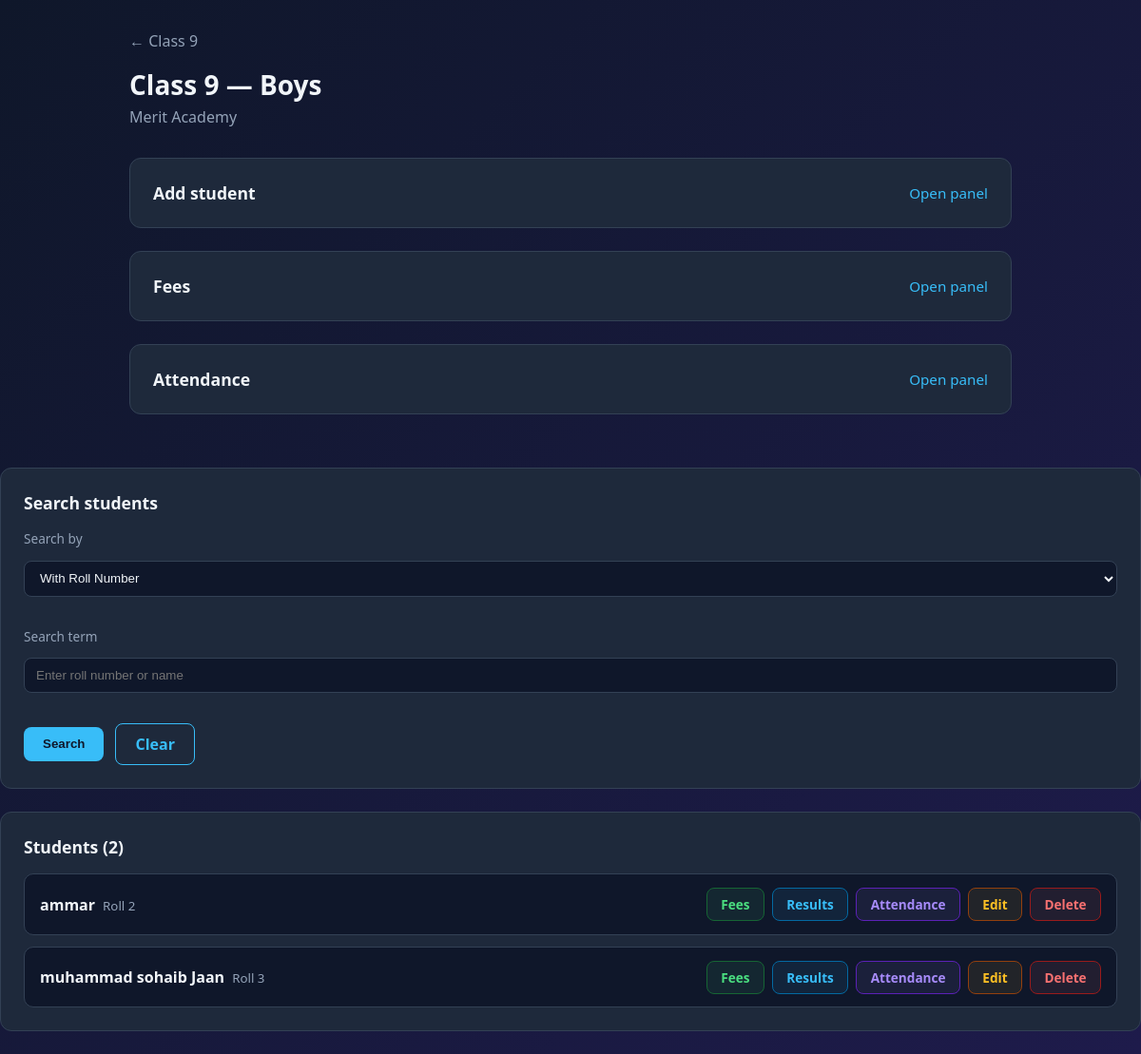
Before: /principal/class/9/boys/ (signed in) with the older database file.
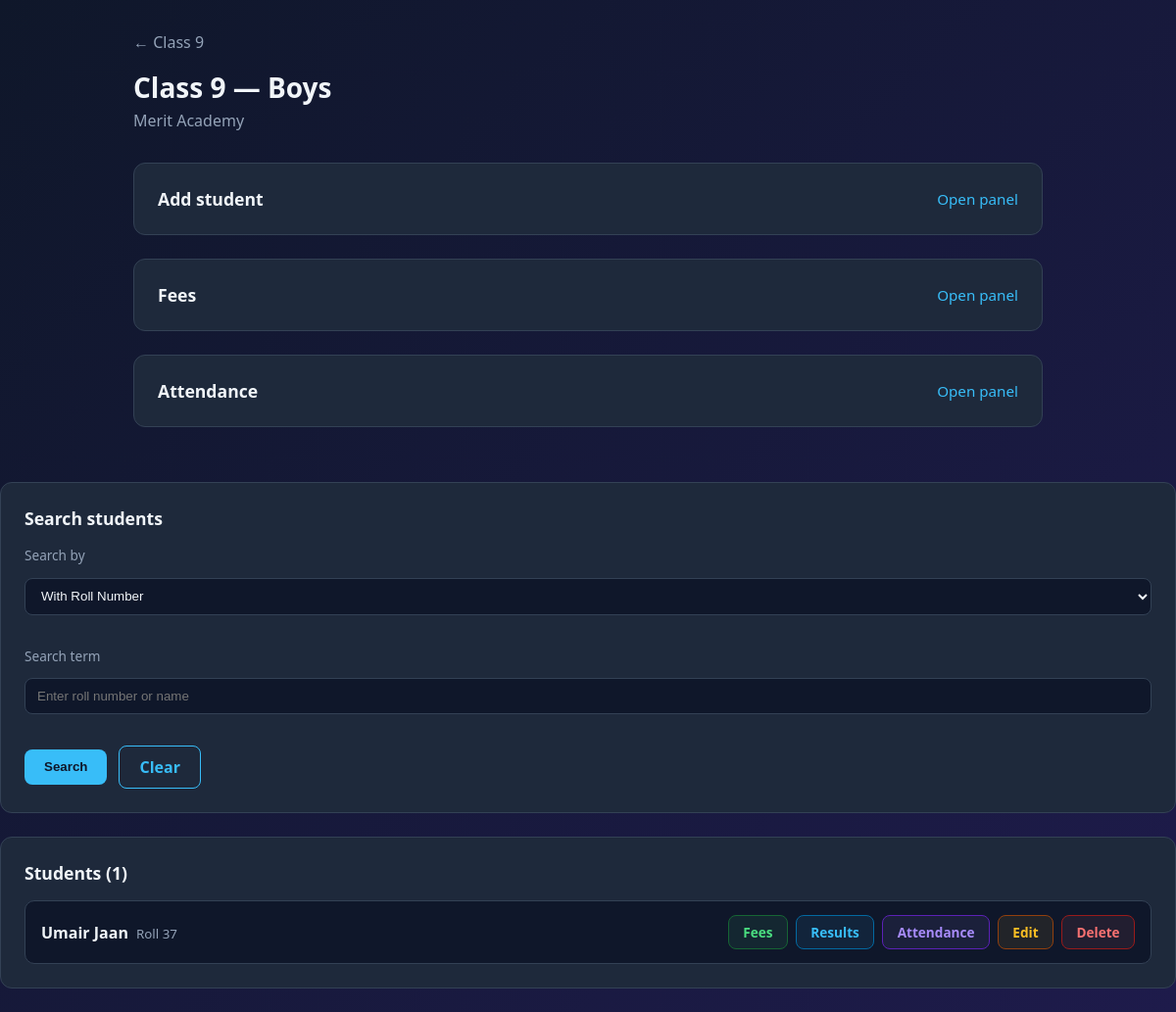
After: the same page with the newer database file.
### academy/models.py (models this page shows, shortened)
class Academy(models.Model):
    name = models.CharField(max_length=200)
    code = models.SlugField(
        max_length=20,
        unique=True,
        help_text='Unique code students use with roll number (e.g. GPS2026)',
    )
    address = models.TextField(blank=True)
    phone = models.CharField(max_length=20, blank=True)
    created_at = models.DateTimeField(auto_now_add=True)

class Student(models.Model):
    CLASS_CHOICES = [
        (9, 'Class 9'),
        (10, 'Class 10'),
        (11, 'Class 11'),
        (12, 'Class 12'),
    ]
    GENDER_CHOICES = [
        ('boys', 'Boys'),
        ('girls', 'Girls'),
    ]
    academy = models.ForeignKey(
        Academy,
        on_delete=models.CASCADE,
        related_name='students',
    )
    roll_no = models.CharField(max_length=20)
    name = models.CharField(max_length=100)
    father_name = models.CharField(max_length=100, blank=True)
    class_level = models.IntegerField(choices=CLASS_CHOICES)
    gender = models.CharField(max_length=10, choices=GENDER_CHOICES)
    GROUP_CHOICES_9_10 = [
        ('Science - Biology', 'Science Group — Biology'),
        ('Science - Computer', 'Science Group — Computer'),
        ('General', 'General Group'),
    ]
    GROUP_CHOICES_11_12 = [
        ('ICS', 'ICS'),
        ('Medical', 'Medical'),
        ('Non-Medical', 'Non-Medical'),
    ]
    GROUP_CHOICES = GROUP_CHOICES_9_10 + GROUP_CHOICES_11_12
    section = models.CharField(max_length=20, choices=GROUP_CHOICES, blank=True)
    phone = models.CharField(max_length=20, blank=True)
    remarks = models.TextField(blank=True)
    class Meta:
        unique_together = ['academy', 'roll_no']
        ordering = ['class_level', 'gender', 'roll_no']

### academy/views.py (the view)
@login_required
def class_students(request, grade, gender):
    if grade not in CLASS_LEVELS or gender not in ('boys', 'girls'):
        return redirect('principal_dashboard')
    academy = _get_principal_academy(request.user)
    if not academy:
        return redirect('home')
    search_by = request.GET.get('search_by', 'roll_no')
    query = request.GET.get('query', '').strip()
    students = Student.objects.filter(
        academy=academy,
        class_level=grade,
        gender=gender,
    )
    if query:
        if search_by == 'name':
            students = students.filter(name__icontains=query)
        else:
            students = students.filter(roll_no__icontains=query)
    attendance_date_input = request.GET.get('attendance_date_input', date.today().isoformat())
    if request.method == 'POST':
        if request.POST.get('attendance_action') == 'save_attendance':
            attendance_date = request.POST.get('attendance_date_input', attendance_date_input).strip()
            try:
                attendance_date_obj = date.fromisoformat(attendance_date)
                record_label = attendance_date_obj.strftime('%d/%m/%Y')
                attendance_date = attendance_date_obj.isoformat()
            except (TypeError, ValueError):
                record_label = date.today().strftime('%d/%m/%Y')
                attendance_date = date.today().isoformat()
            session, created = AttendanceSession.objects.get_or_create(
                academy=academy,
                grade=grade,
                gender=gender,
                date_label=record_label,
            )
            session.entries.all().delete()
            for student in students:
                status = request.POST.get(f'status_{student.pk}', '').strip()
                if status in ('P', 'A'):
                    AttendanceSessionEntry.objects.create(
                        session=session,
                        student=student,
                        status=status,
                    )
            messages.success(request, 'Session attendance saved.')
            query_string = urlencode({
                'attendance_date_input': attendance_date,
            })
            return redirect(f'{reverse("class_students", kwargs={"grade": grade, "gender": gender})}?{query_string}')
        if request.POST.get('fee_action') == 'save_fees':
            month_label = date.today().strftime('%B %Y')
            from decimal import Decimal
            for student in students:
                status = request.POST.get(f'fee_status_{student.pk}', '').strip()
                amount_raw = request.POST.get(f'fee_amount_{student.pk}', '').strip()
                if not status:
                    continue
                amount_paid = Decimal(amount_raw) if amount_raw else Decimal('0')
                amount_due = amount_paid if status == 'collect' else Decimal('0')
                FeeRecord.objects.update_or_create(
                    student=student,
                    month=month_label,
                    defaults={
                        'status': status,
                        'amount_due': amount_due,
                        'amount_paid': amount_paid,
                        'note': '',
                    }
                )
            messages.success(request, 'Fee panel data saved.')
            return redirect('class_students', grade=grade, gender=gender)
        form = StudentForm(request.POST, class_level=grade)
        form.instance.academy = academy
        form.instance.class_level = grade
        form.instance.gender = gender
        if form.is_valid():
            student = form.save()
            messages.success(request, f'Student {student.roll_no} added.')
            return redirect('class_students', grade=grade, gender=gender)
    else:
        form = StudentForm(class_level=grade)
    attendance_values = _get_attendance_values(
        students,
        'daily',
        None,
        attendance_date_input,
    )
    session_entries = None
    return render(request, 'academy/class_students.html', {
        'academy': academy,
        'grade': grade,
        'gender': gender,
        'gender_label': 'Boys' if gender == 'boys' else 'Girls',
        'students': students,
        'form': form,
        'search_by': search_by,
        'query': query,
        'attendance_date_input': attendance_date_input,
        'attendance_date_display': _format_display_date(attendance_date_input),
        'attendance_values_json': json.dumps(attendance_values),
        'session_entries': session_entries,
    })

### academy/forms.py (shortened to what this page needs)
class StudentForm(forms.ModelForm):
    GROUPS_9_10 = [
        ('Science - Biology', 'Science Group — Biology'),
        ('Science - Computer', 'Science Group — Computer'),
        ('General', 'General Group'),
    ]
    GROUPS_11_12 = [
        ('ICS', 'ICS'),
        ('Medical', 'Medical'),
        ('Non-Medical', 'Non-Medical'),
    ]
    class Meta:
        model = Student
        fields = ['roll_no', 'name', 'father_name', 'section', 'phone', 'remarks']
    def __init__(self, *args, class_level=None, **kwargs):
        if class_level is None and 'instance' in kwargs and kwargs['instance'] is not None:
            class_level = getattr(kwargs['instance'], 'class_level', None)
        self.class_level = class_level
        super().__init__(*args, **kwargs)
        if class_level in (9, 10):
            choices = self.GROUPS_9_10
        elif class_level in (11, 12):
            choices = self.GROUPS_11_12
        else:
            choices = self.GROUPS_9_10 + self.GROUPS_11_12
        self.fields['section'] = forms.ChoiceField(
            label='Groups',
            choices=[('', 'Select group')] + choices,
            required=True,
        )

### academy/views.py (called while the page is built, shortened)
def _format_display_date(date_str):
    try:
        return date.fromisoformat(date_str).strftime('%d/%m/%Y')
    except (TypeError, ValueError):
        return date.today().strftime('%d/%m/%Y')

def _get_attendance_values(students, mode, selected_month, attendance_date):
    if mode == 'daily':
        label = _format_display_date(attendance_date)
    else:
        label = _attendance_month_label(selected_month)
    records = AttendanceRecord.objects.filter(
        student__in=students,
        month=label,
    ).order_by('student_id', '-id')
    values = {
        str(student.pk): {
            'status': 'A',
            'days_present': 0,
            'days_total': 31,
        }
        for student in students
    }
    seen = set()
    return values

def _get_principal_academy(user):
    try:
        return user.principal_profile.academy
    except (PrincipalProfile.DoesNotExist, AttributeError):
        return None

### academy/templates/academy/class_students.html (shortened to what this page needs)
{% extends 'academy/base.html' %}
{% block content %}
<a href="{% url 'class_gender_select' grade=grade %}" class="back">&larr; Class {{ grade }}</a>
<h1>Class {{ grade }} — {{ gender_label }}</h1>
<p class="subtitle">{{ academy.name }}</p>
<details class="panel add-student-panel" style="padding: 1.5rem 1.5rem; margin-bottom: 1.5rem;">
    <summary style="display: flex; align-items: center; justify-content: space-between; gap: 1rem; cursor: pointer; list-style: none;">
        <span style="font-size: 1.1rem; font-weight: 600;">Add student</span>
        <span style="color: var(--accent); font-size: 0.95rem;">Open panel</span>
    </summary>
</details>
<details class="panel fees-panel" style="padding: 1.5rem 1.5rem; margin-bottom: 1.5rem;">
    <summary style="display: flex; align-items: center; justify-content: space-between; gap: 1rem; cursor: pointer; list-style: none;">
        <span style="font-size: 1.1rem; font-weight: 600;">Fees</span>
        <span style="color: var(--accent); font-size: 0.95rem;">Open panel</span>
    </summary>
</details>
<details class="panel attendance-panel" style="padding: 1.5rem 1.5rem; margin-bottom: 1.5rem;">
    <summary style="display: flex; align-items: center; justify-content: space-between; gap: 1rem; cursor: pointer; list-style: none;">
        <span style="font-size: 1.1rem; font-weight: 600;">Attendance</span>
        <span style="color: var(--accent); font-size: 0.95rem;">Open panel</span>
    </summary>
        </div>
<div class="card">
    <h2 style="margin-bottom: 1rem; font-size: 1.1rem;">Search students</h2>
    <form method="get" style="display: grid; gap: 1rem;">
        <div style="display: grid; gap: 0.5rem;">
            <label for="search_by">Search by</label>
            <select name="search_by" id="search_by">
                <option value="roll_no" {% if search_by == 'roll_no' %}selected{% endif %}>With Roll Number</option>
            </select>
        </div>
        <div style="display: grid; gap: 0.5rem;">
            <label for="query">Search term</label>
            <input type="text" name="query" id="query" value="{{ query }}" placeholder="Enter roll number or name">
        </div>
        <div style="display: flex; gap: 0.75rem; flex-wrap: wrap; align-items: center;">
            <button type="submit">Search</button>
            <a href="{% url 'class_students' grade=grade gender=gender %}" class="btn btn-secondary">Clear</a>
        </div>
    </form>
</div>
<div class="card">
    <h2 style="margin-bottom: 1rem; font-size: 1.1rem;">Students ({{ students.count }})</h2>
    {% if students %}
    <div class="student-list">
        {% for s in students %}
        <div class="student-row">
            <span class="student-info">
                {{ s.name }}<small>Roll {{ s.roll_no }}</small>
            </span>
            <div class="mini-panels">
                <a href="{% url 'student_fees' s.pk %}" class="mini-panel fees">Fees</a>
                <a href="{% url 'student_results' s.pk %}" class="mini-panel results">Results</a>
                <a href="{% url 'student_attendance' s.pk %}" class="mini-panel attendance">Attendance</a>
                <a href="{% url 'student_edit' s.pk %}" class="mini-panel edit">Edit</a>
                <form method="post" action="{% url 'student_delete' s.pk %}" class="delete-form" onsubmit="return confirm('Delete {{ s.name }} (Roll {{ s.roll_no }})?');">
                    <button type="submit" class="mini-panel delete">Delete</button>
                </form>
            </div>
        </div>
        {% endfor %}
    </div>
    {% else %}
    <p style="color: var(--muted);">No students yet. Add one above.</p>
    {% endif %}
</div>
{% endblock %}

### academy/templates/academy/base.html (shortened to what this page needs)
<!DOCTYPE html>
<html lang="en">
<head>
    {% load static %}
</head>
<body>
    <div class="wrap">
        {% block content %}{% endblock %}
</body>
</html>

### academy/templates/academy/base.html (style rules this page uses)
:root { --bg: #0f172a; --card: #1e293b; --accent: #38bdf8; --accent2: #a78bfa; --text: #f1f5f9; --muted: #94a3b8; --border: #334155; --success: #4ade80; --danger: #f87171; }
* { box-sizing: border-box; margin: 0; padding: 0; }
body { font-family: 'Segoe UI', system-ui, sans-serif; background: linear-gradient(135deg, #0f172a 0%, #1e1b4b 100%); color: var(--text); min-height: 100vh; }
.wrap { max-width: 960px; margin: 0 auto; padding: 2rem 1rem; }
h1 { font-size: 1.75rem; margin-bottom: 0.25rem; }
.subtitle { color: var(--muted); margin-bottom: 2rem; }
.panel { display: block; text-decoration: none; color: inherit; background: var(--card); border: 1px solid var(--border); border-radius: 12px; padding: 2rem 1.5rem; text-align: center; transition: transform 0.15s, border-color 0.15s; }
.card { background: var(--card); border: 1px solid var(--border); border-radius: 12px; padding: 1.5rem; margin-bottom: 1.5rem; }
label { display: block; margin-bottom: 0.35rem; color: var(--muted); font-size: 0.85rem; }
input, textarea, select { width: 100%; padding: 0.6rem 0.75rem; margin-bottom: 1rem; border: 1px solid var(--border); border-radius: 8px; background: #0f172a; color: var(--text); }
button, .btn { display: inline-block; padding: 0.65rem 1.25rem; background: var(--accent); color: #0f172a; border: none; border-radius: 8px; font-weight: 600; cursor: pointer; text-decoration: none; }
.btn-secondary { background: transparent; color: var(--accent); border: 1px solid var(--accent); }
.back { color: var(--muted); text-decoration: none; display: inline-block; margin-bottom: 1rem; }
.student-list { display: flex; flex-direction: column; gap: 0.75rem; }
.student-row { display: flex; align-items: center; justify-content: space-between; gap: 1rem; flex-wrap: wrap; padding: 0.85rem 1rem; background: #0f172a; border: 1px solid var(--border); border-radius: 10px; }
.student-info { font-weight: 600; min-width: 140px; }
.student-info small { color: var(--muted); font-weight: 400; margin-left: 0.5rem; }
.mini-panels { display: flex; gap: 0.5rem; flex-wrap: wrap; }
.mini-panel { padding: 0.45rem 0.9rem; border-radius: 8px; font-size: 0.85rem; font-weight: 600; text-decoration: none; border: 1px solid var(--border); transition: border-color 0.15s, transform 0.15s; }
.mini-panel.fees { color: #4ade80; border-color: #166534; background: rgba(74, 222, 128, 0.08); }
.mini-panel.results { color: #38bdf8; border-color: #0369a1; background: rgba(56, 189, 248, 0.08); }
.mini-panel.attendance { color: #a78bfa; border-color: #5b21b6; background: rgba(167, 139, 250, 0.08); }
.mini-panel.edit { color: #fbbf24; border-color: #92400e; background: rgba(251, 191, 36, 0.08); }
.mini-panel.delete { color: #f87171; border-color: #991b1b; background: rgba(248, 113, 113, 0.08); cursor: pointer; font-family: inherit; }
.delete-form { display: inline; margin: 0; }
.delete-form button { margin-bottom: 0; }

Changed rows visible on the page:
removed Student: name "ammar", roll_no "2"
removed Student: name "muhammad sohaib Jaan", roll_no "3"
added Student: gender "Boys", name "Umair Jaan", roll_no "37"
Other visible differences:
{{ students.count }}: "2" → "1"
{{ gender_label }}: "Boys" → (not shown)
